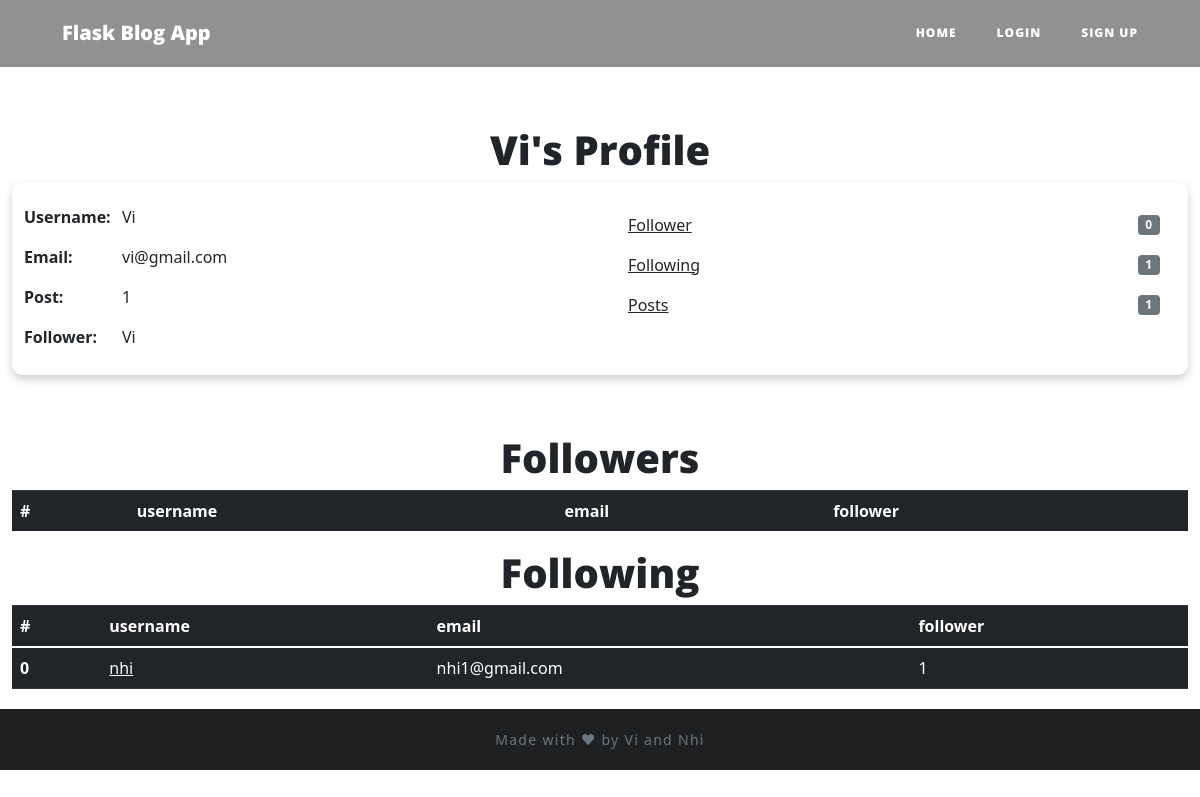
The page /profile/2 on the database its author committed.
### website/models.py (models this page shows)
class User(db.Model, UserMixin):
    id = db.Column(db.Integer, primary_key=True)
    email = db.Column(db.String(150), unique=True)
    username = db.Column(db.String(150), unique=True)
    password = db.Column(db.String(150))
    date_created = db.Column(db.DateTime, index=True, default=datetime.now)
    posts = db.relationship('Post', backref='user', passive_deletes=True)
    comments = db.relationship('Comment', backref='user', passive_deletes=True)
    likes = db.relationship('Like', backref='user', passive_deletes=True)
    followed = db.relationship('Follow', foreign_keys=[Follow.follower_id], backref=db.backref('follower', lazy='joined'), lazy=True, cascade='all, delete-orphan')
    followers = db.relationship('Follow', foreign_keys=[Follow.followed_id], backref=db.backref('followed', lazy='joined'), lazy=True, cascade='all, delete-orphan')

class Follow(db.Model):
    follower_id = db.Column(db.Integer, db.ForeignKey('user.id'),
    primary_key=True)
    followed_id = db.Column(db.Integer, db.ForeignKey('user.id'),
    primary_key=True)
    timestamp = db.Column(db.DateTime, default=datetime.now)

### website/views.py (the view)
@views.route("/profile/<author>")
def profile(author):
    user = User.query.filter_by(id=author).first()
    follower = current_user
    hasfollow = Follow()
    if follower.is_authenticated:
        hasfollow = Follow.query.filter_by(follower_id=follower.id, followed_id=user.id).first()
    if not user:
        flash('No user with that username exists.', category='error')
        return redirect(url_for('views.home'))
    return render_template("userprofile.html", Blogger = user,user = current_user, hasfollow = hasfollow)

### website/templates/userprofile.html (shortened to what this page needs)
{% extends "base.html" %} {% block title %}Home{% endblock %}
{% block body %}
{{ super() }}
{% endblock %}
{% block content%}
    <h1 align="center" style="padding-top: 5%;">{{Blogger.username}}'s Profile</h1>
    <div class="container-fluid" style="background-color: rgb(255, 255, 255); box-shadow: 0 4px 8px 0 rgba(0,0,0,0.2); border-radius: 10px;">
        <div class="row" style="padding-top: 2%;"></div>
        <div class="row">
            <div class="col-sm">
                <div class="row">
                    <div class="col-2">
                        <p><b>Username:</b></p>
                        <p><b>Email:</b></p>
                        <p><b>Post:</b></p>
                        <p><b>Follower:</b></p>
                    </div>
                    <div class="col-6">
                        <p>{{Blogger.username}}</p>
                        <p>{{Blogger.email}}</p>
                        <p>{{Blogger.posts|length}}</p>
                        <p>{{Blogger.username}}</p>
                    </div>
                </div>
            </div>
            <div class="col-sm">
                <ul class="list-group list-group-flush">
                    <li class="list-group-item d-flex justify-content-between align-items-center">
                        <a href="#followers" class = "link-dark">Follower</a>
                        <span class="badge badge-secondary badge-pill">{{Blogger.followers|length}}</span>
                    </li>
                    <li class="list-group-item d-flex justify-content-between align-items-center">
                        <a href="following" class = "link-dark">Following</a>
                        <span class="badge badge-secondary badge-pill">{{Blogger.followed|length}}</span>
                    </li>
                    <li class="list-group-item d-flex justify-content-between align-items-center">
                        <a href="/posts/{{Blogger.username}}" class = "link-dark">Posts</a>
                        <span class="badge badge-secondary badge-pill">{{Blogger.posts|length}}</span>
                    </li>
                </ul>
            </div>
        </div>
        <div class="row" style="padding-top: 10px;"></div>
    </div>
    <section id="followers">
    <h1 align="center">Followers</h1>
    <table class="table table-dark">
        <thead>
          <tr>
            <th scope="col">#</th>
            <th scope="col">username</th>
            <th scope="col">email</th>
            <th scope="col">follower</th>
          </tr>
        </thead>
          {% set i = namespace(value=0) %}
    </table>
    </section>
    <section id="following">
    <h1 align="center">Following</h1>
    <table class="table table-dark">
        <thead>
          <tr>
            <th scope="col">#</th>
            <th scope="col">username</th>
            <th scope="col">email</th>
            <th scope="col">follower</th>
          </tr>
        </thead>
        <tbody>
          {% set i = namespace(value=0) %}
          {% for follower in Blogger.followed %}
            <tr>
                <th scope="row">{{i.value}} </th>
                <td><a href="/profile/{{follower.followed.id}}" class="link-light">{{follower.followed.username}}</a></td>
                <td>{{follower.followed.email}}</td>
                <td>{{follower.followed.followers|length}}</td>
            </tr>
            {% set i.value = i.value + 1 %}
          {% endfor %}
        </tbody>
    </table>
</section>
    {% endblock %}

### website/templates/base.html (shortened to what this page needs)
<!DOCTYPE html>
<html>
    <head>
        <link rel="stylesheet" type="text/css" href="{{ url_for('static', filename='main.css') }}">
        <link href="vendor/fontawesome-free/css/all.min.css" rel="stylesheet" type="text/css">
        <link
        rel="stylesheet"
        href="https://stackpath.bootstrapcdn.com/bootstrap/4.4.1/css/bootstrap.min.css"
        />
        <link
        rel="stylesheet"
        href="https://stackpath.bootstrapcdn.com/font-awesome/4.7.0/css/font-awesome.min.css"
        />
        <link rel="stylesheet"
        href="https://maxcdn.bootstrapcdn.com/bootstrap/4.0.0/css/bootstrap.min.css"
>
        <link
        href="https://cdn.jsdelivr.net/npm/bootstrap@5.0.2/dist/css/bootstrap.min.css"
        rel="stylesheet"
        />
    </head>
    {% block body %}
    <body>
        <nav class="navbar navbar-expand-lg navbar-light fixed-top" id="mainNav">
            <div class="container">
                <a class="navbar-brand" href="/">Flask Blog App</a>
                <div class="collapse navbar-collapse" id="navbarResponsive">
                  <ul class="navbar-nav ml-auto">
                    <li class="nav-item">
                        <a class="nav-item nav-link" id="home" href="/">Home</a>
                    </li>
                    {% if user.is_authenticated %}
                    <li class="nav-item">
                        <a class="nav-item nav-link" id="profile" href="/profile/{{user.id}}">Profile</a>
                    </li>
                    <li class="nav-item">
                        <a class="nav-item nav-link" id="create-post" href="/create-post">Create Post</a>
                    </li>
                    <li class="nav-item">
                        <a class="nav-item nav-link" id="logout" href="/logout">Logout</a>
                    </li>
                    {% else %}
                    <li class="nav-item">
                        <a class="nav-item nav-link" id="login" href="/login">Login</a>
                    </li>
                    <li class="nav-item">
                        <a class="nav-item nav-link" id="signUp" href="/sign-up">Sign Up</a>
                    </li>
                    {% endif %}
                  </ul>
                </div>
            </div>
        </nav>
        <div class="container-sm">{% block content %} {% endblock %}</div>
    </body>
    {% endblock %}
    <footer>
        <div class="container">
          <div class="row">
            <div class="col-lg-8 col-md-10 mx-auto">
              <p class="text text-muted">Made with ❤ by Vi and Nhi</p>
            </div>
          </div>
        </div>
    </footer>
</html>

### website/static/main.css (style rules this page uses)
body { font-size: 20px; color: #212529; font-family: 'Lora', 'Times New Roman', serif; }
p { line-height: 1.5; margin: 30px 0; text-align: justify; }
h1, h2, h3, h4, h5, h6 { font-weight: 800 !important; font-family: 'Open Sans', 'Helvetica Neue', Helvetica, Arial, sans-serif !important; }
a { color: #212529; transition: all 0.2s; }
#mainNav { position: absolute; border-bottom: 1px solid #e9ecef; background-color: white; font-family: 'Open Sans', 'Helvetica Neue', Helvetica, Arial, sans-serif; }
#mainNav .navbar-brand { font-weight: 800; color: #343a40; }
#mainNav .navbar-nav > li.nav-item > a { font-size: 12px; font-weight: 800; letter-spacing: 1px; text-transform: uppercase; }
@media only screen and (min-width: 992px) { #mainNav { border-bottom: 1px solid transparent; background: transparent; } }
@media only screen and (min-width: 992px) { #mainNav .navbar-brand { padding: 10px 20px; color: #fff; } }
@media only screen and (min-width: 992px) { #mainNav .navbar-nav > li.nav-item > a { padding: 10px 20px; color: #fff; } }
@media only screen and (min-width: 992px) { #mainNav { transition: background-color 0.2s; transform: translate3d(0, 0, 0); -webkit-backface-visibility: hidden; } }
footer { padding: 50px 0 65px; }
footer { padding: 20px 0 20px; background-color: #1f2022; margin-top: 20px; }
footer .text { font-size: 14px; margin-bottom: 0; text-align: center; letter-spacing: 1.3px; }

### website/templates/userprofile.html (style rules this page uses)
body { background-image: url('https://images.unsplash.com/photo-1542435503-956c469947f6?ixlib=rb-1.2.1&ixid=MnwxMjA3fDB8MHxwaG90by1wYWdlfHx8fGVufDB8fHx8&auto=format&fit=crop&w=774&q=80'); background-size: cover; padding-top: 67px; max-width: 100%; max-height: 100%; }
nav .container { background-color: none !important; }
.container-sm { background-color: white; max-width: 100%; }

### rows shown on the page
User: username "Vi", email "vi@gmail.com"
Follow: value "0", followed.username "nhi", followed.email "nhi1@gmail.com", followed.followers|length "1"

### other values the page prints
{{ Blogger.posts|length }} "1"
{{ Blogger.followers|length }} "0"
{{ Blogger.followed|length }} "1"
